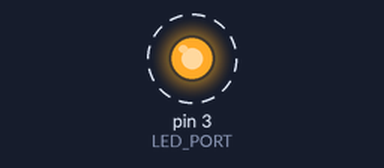
Recording of a sketch running on a simulated Arduino Uno, built with avr-gcc and run on an emulated ATmega328P. On the bench: output pins drawn as LEDs (lit = HIGH). Dashed ring = blinking. What the sketch prints to the serial monitor is not drawn.

Above: at 36.8 s.
Timing chart, 0 to 37.1 s (numbered marks = the images above):
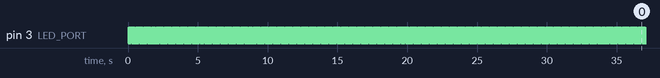

Measured:
- by itself, pin 3 (LED_PORT): alternates HIGH for 0.04 s and LOW for 0.04 s

The sketch:

eterofonov2.ino
```cpp
// SENSORE
const int SENSOR_PORT = A0;
const int LED_PORT = 3;
const int PIEZO_PORT = 8;
const int SETUP_LOOP_DURATION_MILLIS = 5000;

const int PITCH_RANGE_LOW = 100;
const int PITCH_RANGE_HIGH = 2000;
const int PLAY_LOOP_DELAY = 10;
const int PITCH_DURATION = 15;

int port_range_min = 1023;
int port_range_max = 0;
int port_threshold = 0;

const float SYSTEM_CLOCK_FREQUENCY = 16e6;

const int BASE_SQUARE_PERIOD_MICROSECONDS = 33;
const int WAVETABLE_LEN = 16;
int sine[WAVETABLE_LEN] = {128, 176, 218, 246, 256, 246, 218, 176, 128, 79, 37, 9, 0, 9, 37, 79};
int* wave = sine;
float wave_frequency_A = 440.0;
float interrupt_1_frequency = 0.0;


int TCNT1init = 63000;
int led_status = HIGH;

void dumpClockSettings(){
  Serial.println("TCCR1A: ");
  Serial.println(TCCR1A, BIN);
  Serial.println(TCCR1B, BIN);
  Serial.println(CS10, BIN);
  Serial.println(CS11, BIN);
  Serial.println(CS12, BIN);


  /**
  TCCR2B = 0x00; // No clock source (Timer/Counter stopped)
  TCNT2 = TCNT2init;
  TCCR2B |= (1<<CS22) | (1<<CS21) | (1<<CS20); //1024?
  TIMSK2 |= (1<<TOIE2);
  */


  Serial.println("----------------");
}

/**
 * Returns the fraction of the whole period for each interrupt step;
 * Returns a float fraction of nsamples.
 */
float delta_phase(float fwave, float finterrupt, int nsamples){
  return (fwave / finterrupt) * nsamples;
}
/**
 * Returns the wave value
 */
float wave_value(float deltaphase){
  return wave[3 % WAVETABLE_LEN];
}

void timerInterruptSetup(){
  noInterrupts();
  TCCR1A = 0x00; // No clock source (Timer/Counter stopped)
  TCCR1B = 0x00; // No clock source (Timer/Counter stopped)

  TCNT1 = 0; // Counter

  // CS10=1, CS11=0, CS12=1 ==> Prescaler 1024
  int CS12SET=1;
  int CS11SET=0;
  int CS10SET=0;
  TCCR1B |= (CS12SET<<CS12) | (CS11SET<<CS11) | (CS10SET<<CS10); // 101=Prescaler 1024; 100=Prescaler 256

  // Interrupt Expected frequency
  interrupt_1_frequency = SYSTEM_CLOCK_FREQUENCY / 256.0;

  // WGM11, WGM10, WGM12 = 1 ==> Fast PWM, Top = OCRA
  TCCR1A |= (1<<WGM11) | (0<<WGM10);
  TCCR1B |= (1<<WGM12);

  // Set interrupt type to timer Overflow interrupt
  TIMSK1 |= (1<<TOIE1);


  // Pin mapping
  // OCR1A = pin 9
  // OCR1B = pin 10
  interrupts();
}

void portSetup(){

  // put your setup code here, to run once:
  pinMode(SENSOR_PORT, INPUT); // Photoresistor
  pinMode(LED_PORT, OUTPUT);   // Calibration indicator LED
  // pinMode(PIEZO_PORT, OUTPUT);   // PIEZO


}


 ISR(TIMER1_OVF_vect) {
  Serial.println("TIMER 1");
  Serial.println(millis());
  if (led_status == HIGH){
    led_status = LOW;
  } else {
    led_status = HIGH;
  }
  digitalWrite(LED_PORT, led_status);
  TCNT1 = TCNT1init;

//wave_frequency_A

  OCR1A = wave_value(delta_phase(wave_frequency_A, interrupt_1_frequency, WAVETABLE_LEN));
 }

void setup() {
  Serial.begin(9600);
  portSetup();
  timerInterruptSetup();
  //CalibrationLoop();

  dumpClockSettings();
}


void loop() {
  /*
  int sensor = analogRead(SENSOR_PORT);
  if (sensor > port_threshold){
      int pitch = map(sensor, port_threshold, port_range_max, PITCH_RANGE_LOW, PITCH_RANGE_HIGH);
      tone(PIEZO_PORT, pitch, PITCH_DURATION);
  }
  delay(PLAY_LOOP_DELAY);
  */
}


void CalibrationLoop(){

  digitalWrite(LED_PORT, HIGH);

  while (millis() < SETUP_LOOP_DURATION_MILLIS){
    int sensorValue = analogRead(SENSOR_PORT);
    if (sensorValue < port_range_min){
      port_range_min = sensorValue;
    }
    if (sensorValue > port_range_max){
      port_range_max = sensorValue;
    }

  }
  port_threshold = int(port_range_min + 0.1*(port_range_max - port_range_min));
  digitalWrite(LED_PORT, LOW);

}
```
